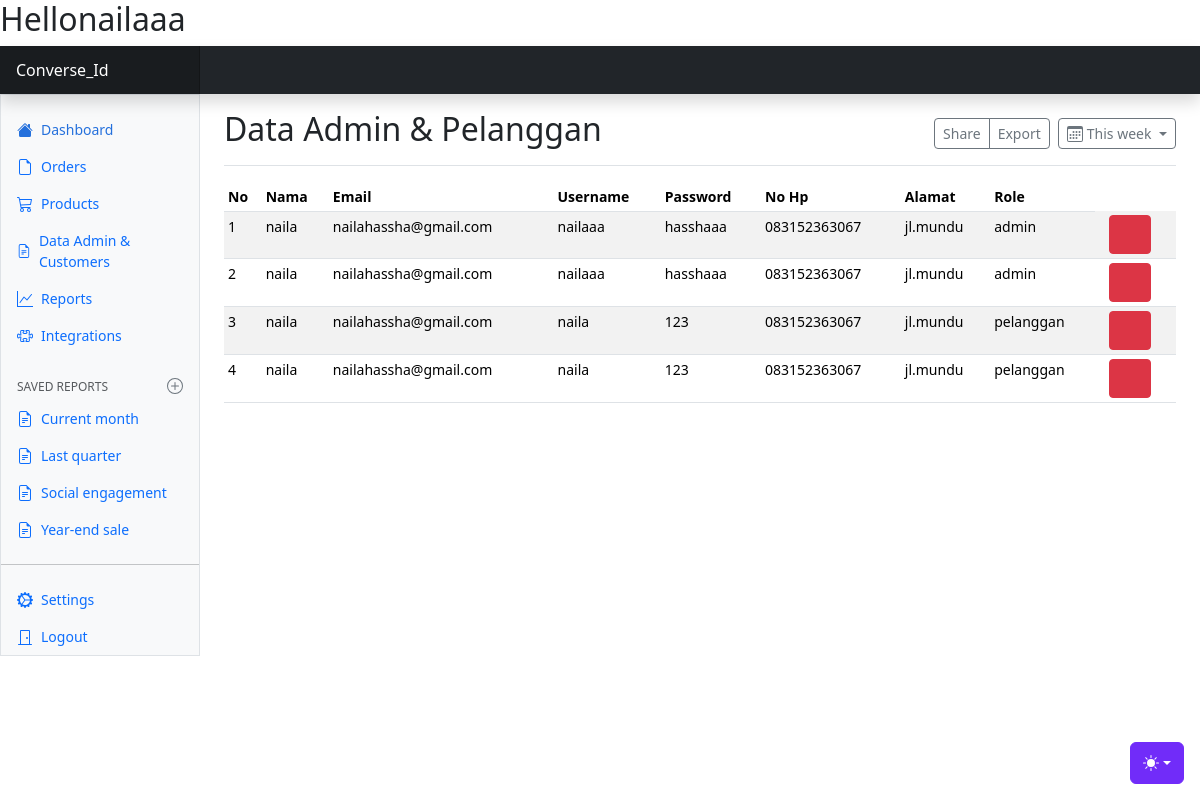
The app's page /pelanggan.php (signed in) with its own data.
### tables this page shows
CREATE TABLE `user` (
  `id` int(11) NOT NULL,
  `nama` varchar(255) NOT NULL,
  `email` varchar(255) NOT NULL,
  `username` varchar(255) NOT NULL,
  `password` varchar(255) NOT NULL,
  `no_hp` varchar(255) NOT NULL,
  `alamat` varchar(255) NOT NULL,
  `role` enum('admin','pelanggan') NOT NULL
);

### pelanggan.php (the view, shortened to what this page needs)
<?php
include 'koneksi.php';
?>
<!doctype html>
<html lang="en" data-bs-theme="auto">
  <head><script src="./assets/js/color-modes.js"></script>
    <link rel="stylesheet" href="https://cdn.jsdelivr.net/npm/@docsearch/css@3">
<link href="./assets/dist/css/bootstrap.min.css" rel="stylesheet">
    <link href="https://cdn.jsdelivr.net/npm/bootstrap-icons@1.10.5/font/bootstrap-icons.min.css" rel="stylesheet">
    <link href="dashboard.css" rel="stylesheet">
  </head>
  <body>
  <h2>Hello<?php echo $_SESSION['admin']?></h2>
    <div class="dropdown position-fixed bottom-0 end-0 mb-3 me-3 bd-mode-toggle">
      <button class="btn btn-bd-primary py-2 dropdown-toggle d-flex align-items-center"
              id="bd-theme"
              type="button"
              aria-expanded="false"
              data-bs-toggle="dropdown"
              aria-label="Toggle theme (auto)">
        <svg class="bi my-1 theme-icon-active" width="1em" height="1em"><use href="#circle-half"></use></svg>
      </button>
    </div>
<header class="navbar sticky-top bg-dark flex-md-nowrap p-0 shadow" data-bs-theme="dark">
  <a class="navbar-brand col-md-3 col-lg-2 me-0 px-3 fs-6 text-white" href="#">Converse_Id</a>
</header>
<div class="container-fluid">
  <div class="row">
    <div class="sidebar border border-right col-md-3 col-lg-2 p-0 bg-body-tertiary">
      <div class="offcanvas-md offcanvas-end bg-body-tertiary" tabindex="-1" id="sidebarMenu" aria-labelledby="sidebarMenuLabel">
        <div class="offcanvas-body d-md-flex flex-column p-0 pt-lg-3 overflow-y-auto">
          <ul class="nav flex-column">
            <li class="nav-item">
              <a class="nav-link d-flex align-items-center gap-2 active" aria-current="page" href="dashboard.php">
                <svg class="bi"><use xlink:href="#house-fill"/></svg>
                Dashboard
              </a>
            </li>
            <li class="nav-item">
              <a class="nav-link d-flex align-items-center gap-2" href="#">
                <svg class="bi"><use xlink:href="#file-earmark"/></svg>
                Orders
              </a>
            </li>
            <li class="nav-item">
              <a class="nav-link d-flex align-items-center gap-2" href="#">
                <svg class="bi"><use xlink:href="#cart"/></svg>
                Products
              </a>
            </li>
            <li class="nav-item">
              <a class="nav-link d-flex align-items-center gap-2" href="pelanggan.php">
                <svg class="bi"><use xlink:href="#file-earmark-text"/></svg>
                Data Admin & Customers
              </a>
            </li>
            <li class="nav-item">
              <a class="nav-link d-flex align-items-center gap-2" href="#">
                <svg class="bi"><use xlink:href="#graph-up"/></svg>
                Reports
              </a>
            </li>
            <li class="nav-item">
              <a class="nav-link d-flex align-items-center gap-2" href="#">
                <svg class="bi"><use xlink:href="#puzzle"/></svg>
                Integrations
              </a>
            </li>
          </ul>
          <h6 class="sidebar-heading d-flex justify-content-between align-items-center px-3 mt-4 mb-1 text-body-secondary text-uppercase">
            <span>Saved reports</span>
            <a class="link-secondary" href="#" aria-label="Add a new report">
              <svg class="bi"><use xlink:href="#plus-circle"/></svg>
            </a>
          </h6>
          <ul class="nav flex-column mb-auto">
            <li class="nav-item">
              <a class="nav-link d-flex align-items-center gap-2" href="#">
                <svg class="bi"><use xlink:href="#file-earmark-text"/></svg>
                Current month
              </a>
            </li>
            <li class="nav-item">
              <a class="nav-link d-flex align-items-center gap-2" href="#">
                <svg class="bi"><use xlink:href="#file-earmark-text"/></svg>
                Last quarter
              </a>
            </li>
            <li class="nav-item">
              <a class="nav-link d-flex align-items-center gap-2" href="#">
                <svg class="bi"><use xlink:href="#file-earmark-text"/></svg>
                Social engagement
              </a>
            </li>
            <li class="nav-item">
              <a class="nav-link d-flex align-items-center gap-2" href="#">
                <svg class="bi"><use xlink:href="#file-earmark-text"/></svg>
                Year-end sale
              </a>
            </li>
          </ul>
          <hr class="my-3">
          <ul class="nav flex-column mb-auto">
            <li class="nav-item">
              <a class="nav-link d-flex align-items-center gap-2" href="#">
                <svg class="bi"><use xlink:href="#gear-wide-connected"/></svg>
                Settings
              </a>
            </li>
            <li class="nav-item">
              <a class="nav-link d-flex align-items-center gap-2" href="logout.php">
                <svg class="bi"><use xlink:href="#door-closed"/></svg>
                Logout
              </a>
            </li>
          </ul>
        </div>
      </div>
    </div>
    <main class="col-md-9 ms-sm-auto col-lg-10 px-md-4">
      <div class="d-flex justify-content-between flex-wrap flex-md-nowrap align-items-center pt-3 pb-2 mb-3 border-bottom">
        <h1 class="h2">Data Admin & Pelanggan</h1>
        <div class="btn-toolbar mb-2 mb-md-0">
          <div class="btn-group me-2">
            <button type="button" class="btn btn-sm btn-outline-secondary">Share</button>
            <button type="button" class="btn btn-sm btn-outline-secondary">Export</button>
          </div>
          <button type="button" class="btn btn-sm btn-outline-secondary dropdown-toggle d-flex align-items-center gap-1">
            <svg class="bi"><use xlink:href="#calendar3"/></svg>
            This week
          </button>
        </div>
      </div>
      <div class="table-responsive small">
        <table class="table table-striped table-sm">
          <thead>
            <tr>
              <th scope="col">No</th>
              <th scope="col">Nama</th>
              <th scope="col">Email</th>
              <th scope="col">Username</th>
              <th scope="col">Password</th>
              <th scope="col">No Hp</th>
              <th scope="col">Alamat</th>
              <th scope="col">Role</th>
            </tr>
          </thead>
          <tbody>
            <?php
            $result = mysqli_query(
               $koneksi, "SELECT * FROM user"
            );
            $id = 1;
            while ($user = mysqli_fetch_assoc($result)){
             echo "<tr>";
             echo "<td>" . $id++ ."</td>";
             echo "<td>" . $user['nama']. "</td>";
             echo "<td>" . $user['email']."</td>";
             echo "<td>" . $user['username']."</td>";
             echo "<td>" . $user['password']."</td>";
             echo "<td>" . $user['no_hp']."</td>";
             echo "<td>" . $user['alamat']."</td>";
             echo "<td>" . $user['role']."</td>";
             echo "<td>";
             echo "<a href='hapuspelanggan.php?id=" . $user['id']. "' class='btn btn-danger btn-sm' style='margin-left:10px'>";
             echo "<box-icon name='trash' type='solid' color='#ffffff' ></box-icon>";
             echo "</a>";
             echo "</td>";
             echo"</tr>";
            }
            ?>
          </tbody>
        </table>
      </div>
    </main>
  </div>
</div>
    <script src="https://cdn.jsdelivr.net/npm/chart.js@4.3.2/dist/chart.umd.js"></script><script src="dashboard.js"></script></body>
</html>

### dashboard.css (style rules this page uses)
.bi { display: inline-block; width: 1rem; height: 1rem; }
.sidebar .nav-link { font-size: .875rem; font-weight: 500; }
.sidebar .nav-link.active { color: #2470dc; }
.sidebar-heading { font-size: .75rem; }
.navbar-brand { padding-top: .75rem; padding-bottom: .75rem; background-color: rgba(0, 0, 0, .25); box-shadow: inset -1px 0 0 rgba(0, 0, 0, .25); }

### pelanggan.php (style rules this page uses)
.bi { vertical-align: -.125em; fill: currentColor; }
.btn-bd-primary { --bd-violet-bg: #712cf9; --bd-violet-rgb: 112.520718, 44.062154, 249.437846; --bs-btn-font-weight: 600; --bs-btn-color: var(--bs-white); --bs-btn-bg: var(--bd-violet-bg); --bs-btn-border-color: var(--bd-violet-bg); --bs-btn-hover-color: var(--bs-white); --bs-btn-hover-bg: #6528e0; --bs-btn-hover-border-color: #6528e0; --bs-btn-focus-shadow-rgb: var(--bd-violet-rgb); --bs-btn-active-color: var(--bs-btn-hover-color); --bs-btn-active-bg: #5a23c8; --bs-btn-active-border-color: #5a23c8; }
.bd-mode-toggle { z-index: 1500; }

### records on screen
user: nama "naila", email "nailahassha@gmail.com", username "nailaaa", password "hasshaaa", no_hp "083152363067", alamat "jl.mundu", role "admin"
user: nama "naila", email "nailahassha@gmail.com", username "nailaaa", password "hasshaaa", no_hp "083152363067", alamat "jl.mundu", role "admin"
user: nama "naila", email "nailahassha@gmail.com", username "naila", password "123", no_hp "083152363067", alamat "jl.mundu", role "pelanggan"
user: nama "naila", email "nailahassha@gmail.com", username "naila", password "123", no_hp "083152363067", alamat "jl.mundu", role "pelanggan"
